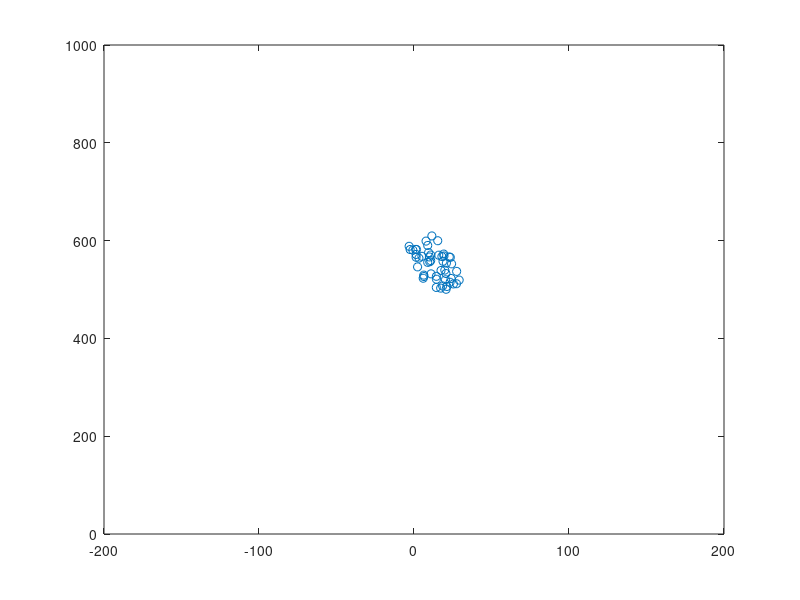
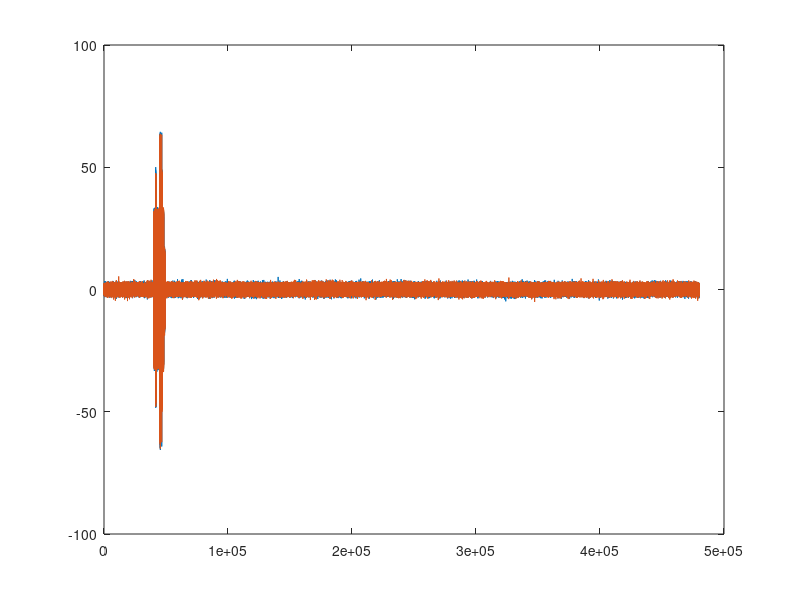

Reproduce these figures in MATLAB, in order. (Note: this script raises an error after producing the figures.)
clear;
close all;
clc;

N = 1; % numder of objects

for i = 1:N
    % done: select random type of object
    type = randi(3);
    
    % done: set random number of points, width and length
    % done: set random position and rotation angle

    alpha = rand(1)*360;
    R = rand(1)*500+500;
    fi = rand(1)*10;
    x0 = R*sind(fi);
    y0 = R*cosd(fi);

    switch type
        case 1
            ON = randi(5) + 5;
            OW = randi(5) + 5;
            OL = randi(50) + 50;

            for j = 1:ON
                y = rand(1)*OW;
                x = OL/ON*j;
                x1(j) = x*cosd(alpha)-y*sind(alpha)+y0;
                y1(j) = x*cosd(alpha)+y*cosd(alpha)+x0;
            end

        case 2 
            ON = randi(4) + 1;
            OW = randi(29) + 1;
            OL = randi(2) + 1;

            for j = 1:ON
                y = rand(1)*OW;
                x = OL/ON*j;
                x1(j) = x*cosd(alpha)-y*sind(alpha)+y0;
                y1(j) = x*cosd(alpha)+y*cosd(alpha)+x0;
            end
            
        case 3
            ON = randi(20) + 30;
            OW = randi(20) + 90;
            OL = randi(80) + 70;

            for j = 1:ON
                y = rand(1)*OW;
                x = OL/ON*j;
                x1(j) = x*cosd(alpha)-y*sind(alpha)+y0;
                y1(j) = x*cosd(alpha)+y*cosd(alpha)+x0;
            end
    end

    figure, plot(y1,x1,'o');
    axis([-200 200 0 1000]);

    % done: generate echo signal with params: fd = 120 000, fs = 30 000, T = 4

    A = 10+rand(1)*10;
    T = 4;
    fd = 120000;
    fs = 30000;
    num = floor(T*fd);
    t = (1:num)/fd;
    signal = randn(2, num);
    
    for p = 1:length(x1)
    
        p_fi = atand(y1(p)/x1(p));
        r = sqrt((x1((p))^2 + (y1(p))^2));
        i1 = floor(r/1500*fd);
        i2 = floor((r/1500 + 1e-3)*fd);
        d = 1500/(2*fs);
        tau = d*sind(p_fi)/1500;
        signal(1,i1:i2) = signal(1,i1:i2) + A*sin(2*pi*fs*t(i1:i2));
        signal(2,i1:i2) = signal(2,i1:i2) + A*sin(2*pi*fs*(t(i1:i2)+tau));
    
    end

    figure, plot(signal(1,:));
    hold on;
    plot(signal(2,:));

    % done: process input signal

    [x,y] = process_echo(signal);

    figure, plot(x,y, 'o');
    axis([-200 200 0 1000]);



    % todo: calculate width and length
    % todo: train NN
    % todo: calculate VPK

end

function [x,y] = process_echo(s)

    % done: make fft to find band with our signal

    f = zeros(size(s));
    f(1,:) = fft(s(1,:));
    f(2,:) = fft(s(2,:));

%     figure, plot(-pi:1.308999e-5:pi, f)
%     axis([0 pi 0 10000])
    
    fd = 120000;
    fs = 30000;

    % done: filter signal by bandpass

    fmin = floor(0.9*(fs/fd)*size(f,2));
    fmax = floor(1.1*(fs/fd)*size(f,2));
    
    f(1,1:fmin) = 0;
    f(1,fmax:end) = 0;
    f(2, 1:fmin) = 0;
    f(2, fmax:end) = 0;

%     figure, plot(-pi:1.308999e-5:pi, f)
%     axis([0 pi 0 10000])
    
    hr = ifft(f(1,:));
    hl = ifft(f(2,:));
    
    sigma = sqrt(sum((abs(hr)).^2)/length(hr));
    
    phi = angle(exp(1i*(angle(hr)-angle(hl))));

    theta = angle(hr)-angle(hl);

    % done: find peaks
    
    iii = find(abs(hr) > sigma*3);
    
    peak = iii(1);
    
    stop = [];
    
    qqq = 1;
    
    for i = 2:length(iii)
    
        if (iii(i)-iii(i-1)>2) || (i-qqq>fd/1000)
        
            qqq = i;
            peak = [peak iii(i)];
            stop = [stop iii(i-1)];
        
        end
    
    end
    stop = [stop iii(end)];
   

    % done: calculate phase difference in peaks

    for i = 1 : length(peak)
    
        ft(i) = sum(phi(peak(i):stop(i)).*abs(hr(peak(i):stop(i))))/sum(abs(hr(peak(i):stop(i))));
    
    end

    
    
    d = 1500/(2*fs);
    
    alfa = asind(abs(ft * 1500)/(2*pi*fs*d));
    
    % done: calculate distance
    r = peak/fd*1500;
    
    % done: transform to coords
    y = r.*cosd(alfa);
    x = r.*sind(alfa);

end

